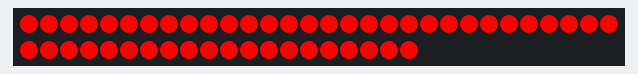
A program run on a simulated Raspberry Pi Pico running CircuitPython. Parts: 50 RGB LEDs in strip order, left to right, continuing on the next row. Random numbers come from a fixed seed.

Above: at 0.1 s.
At 1.1 s:
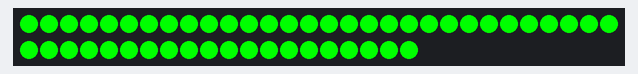
At 2.1 s:
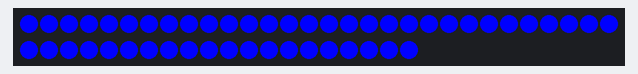
At 3.1 s:
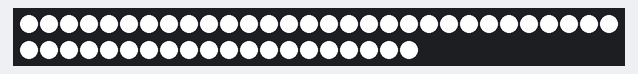
At 7.1 s:
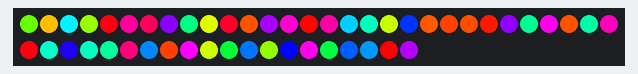
At 37.2 s:
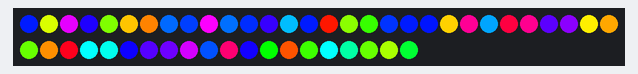

Measured:
- what the display in image 1 shows lasts 1.0 s, from 1.0 s to 2.0 s
- what the display in image 3 shows lasts 3.0 s, from 3.0 s to 6.0 s
- what the display in image 4 shows lasts 2.0 s, from 7.0 s to 9.0 s

The program:

code_random_hue.py
```python
import random
import time
import board
import neopixel
import adafruit_fancyled.adafruit_fancyled as fancy

# Choose an open pin connected to the Data In of the NeoPixel strip, i.e. board.D18
# NeoPixels must be connected to D10, D12, D18 or D21 to work.
pixel_pin = board.GP18

# The number of NeoPixels
num_pixels = 50

# The order of the pixel colors - RGB or GRB. Some NeoPixels have red and green reversed!
# For RGBW NeoPixels, simply change the ORDER to RGBW or GRBW.
ORDER = neopixel.GRBW

pixels = neopixel.NeoPixel(pixel_pin, num_pixels, brightness=1, auto_write=False, pixel_order=ORDER)

GREEN = (255, 0, 0, 0)
RED = (0, 255, 0, 0)
BLUE = (0, 0, 255, 0)
FAKEWHITE = (255, 255, 255, 0)
WHITE = (0, 0, 0, 255)
ALLON = (255, 255, 255, 255)
OFF = (0, 0, 0, 0)
# green, red, blue, white

pixels.fill(GREEN)
pixels.show()
time.sleep(1)

pixels.fill(RED)
pixels.show()
time.sleep(1)

pixels.fill(BLUE)
pixels.show()
time.sleep(1)

pixels.fill(WHITE)
pixels.show()
time.sleep(1)

pixels.fill(FAKEWHITE)
pixels.show()
time.sleep(1)

pixels.fill(ALLON)
pixels.show()
time.sleep(1)

pixels.fill(OFF)
pixels.show()
time.sleep(1)

while True:
    for i in range(num_pixels):
        color = fancy.CHSV(random.randint(0, 255),255,255)
        color2 = fancy.CRGB(color)
        color3 = int(color2[0]*255), int(color2[1]*255), int(color2[2]*255), 0
        pixels[i] = color3
    pixels.show()
    time.sleep(2)
```
